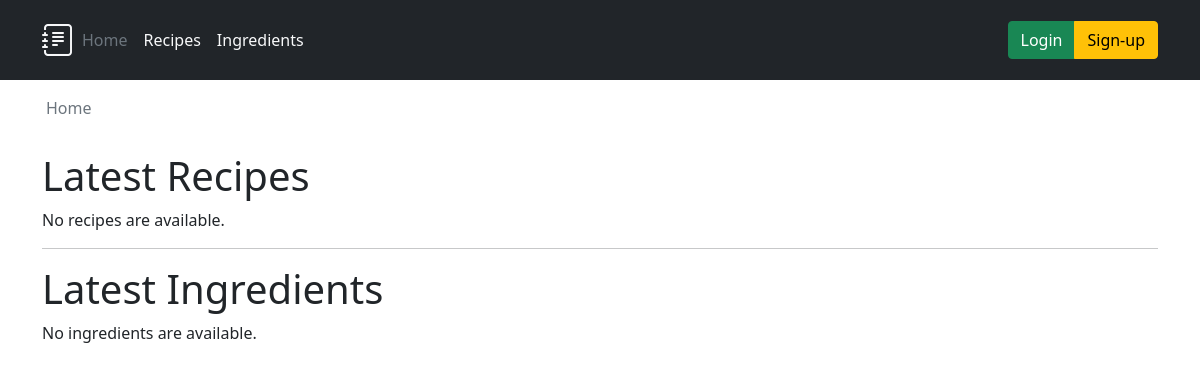
/, run on an earlier commit of the app's database.
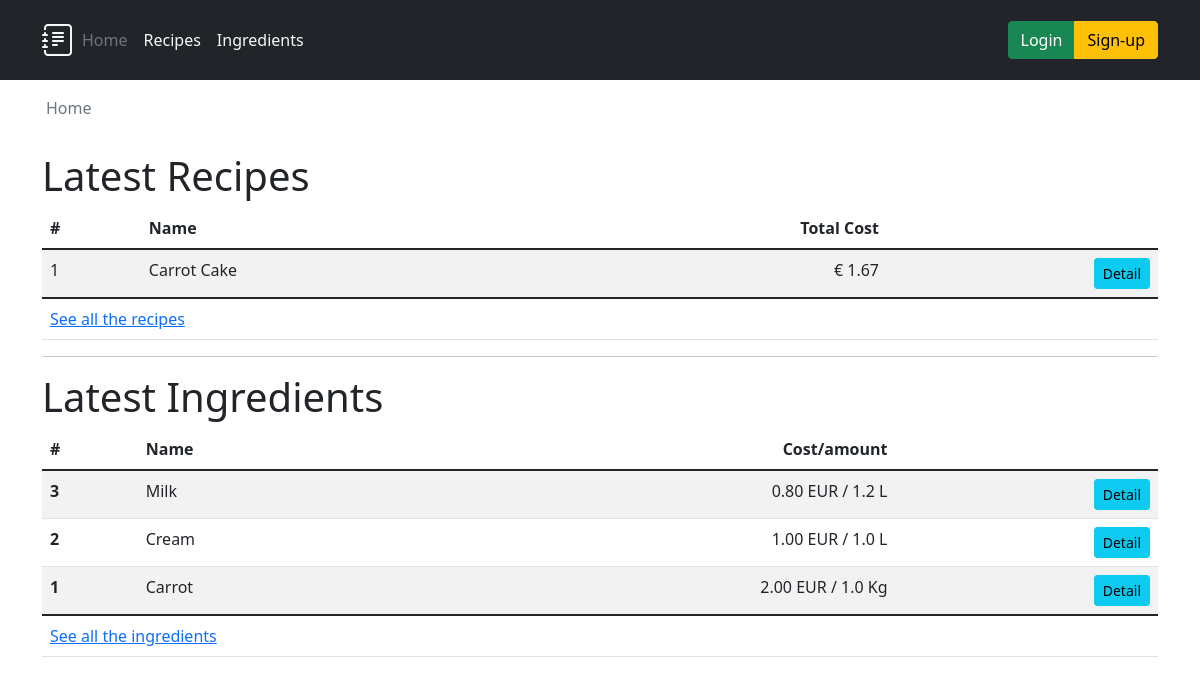
And on a later commit of the database.
### recipes/models.py (models this page shows, shortened)
class Recipe(models.Model):
    class Meta:
        ordering = ('name', )
        verbose_name = 'Recipe'
        verbose_name_plural = 'Recipes'
    name = models.CharField(verbose_name='Recipe name', max_length=256)
    ingredients = models.ManyToManyField(
        Ingredient, verbose_name='Recipe ingredients', through='RecipeIngredient')
    author = models.ForeignKey(User, null=True, on_delete=models.SET_NULL, verbose_name='Recipe author')
    created_at = models.DateTimeField(auto_now=False, auto_now_add=True, verbose_name='Recipe created at')
    updated_at = models.DateTimeField(auto_now=True, auto_now_add=False, verbose_name='Recipe last updated at')
    def total_cost(self) -> float:
        cost = 0
        ingredient: Ingredient
        for ingredient in self.ingredients.all():
            cost += ingredient.recipeingredient_set.get().cost()
        return cost
    @admin.display(description='Total cost')
    def formatted_total_cost(self) -> str:
        return "€ {:.2f}".format(self.total_cost())

class RecipeIngredient(models.Model):
    recipe = models.ForeignKey(Recipe, on_delete=models.CASCADE)
    ingredient = models.ForeignKey(Ingredient, on_delete=models.CASCADE)
    amount = models.FloatField()
    measurement_unit = models.CharField(
        max_length=2, choices=MeasurementUnits.choices)
    def cost(self):
        ingredient_unit = self.ingredient.base_measurement_unit
        ingredient_cost = self.ingredient.minimal_cost()
        recipe_unit = self.measurement_unit
        recipe_amount = self.amount
        recipe_measure = value_to_unit(symbol=recipe_unit, value=recipe_amount)
        converted_recipe_measure = convert_unit(
            recipe_measure, symbol_to_unit(symbol=ingredient_unit))
        converted_recipe_amount = converted_recipe_measure.value
        return converted_recipe_amount * ingredient_cost

### ingredients/models.py (models this page shows, shortened)
class Ingredient(models.Model):
    class Meta:
        ordering = ('name', 'article_number')
        verbose_name = 'Ingredient'
        verbose_name_plural = 'Ingredients'
    name = models.CharField(verbose_name='Ingredient name', max_length=256)
    article_number = models.CharField(
        verbose_name='Article number', max_length=24)
    base_measurement_unit = models.CharField(
        verbose_name='Measurement Unit', max_length=2, choices=MeasurementUnits.choices)
    base_amount = models.FloatField(verbose_name='Buying Amount', default=0)
    cost_per_base_amount = models.DecimalField(
        verbose_name='Cost per buying amount', max_digits=10, decimal_places=2)
    def minimal_cost(self) -> float:
        return float(self.cost_per_base_amount) / self.base_amount
    @admin.display(description='Cost/amount')
    def formatted_cost(self) -> str:
        return f'{self.cost_per_base_amount} EUR / \
            {self.base_amount} {self.base_measurement_unit}'

### home/views.py (the view)
# urls.py: path('', views.index, name='home'),
def index(request):
    return render(
        request,
        'home/index.html',
        {
            'newest_recipes': Recipe.objects.order_by('-created_at')[:5],
            'newest_ingredients': Ingredient.objects.order_by('-id')[:5],
        }
    )

### common/models.py (called while the page is built)
    def convert_to(self, target: Type['BaseUnit']):
        if self.type != target.type:
            raise TypeError(
                f'Impossible to convert from {self.type} to {target.type}: Different unit types')
        return target(self.value)._from_base(self._to_base().value)

    def _from_base(self, value) -> BaseUnit:
        return __class__(value)

    def _to_base(self) -> BaseUnit:
        return Kilogram(self.value / 1000)

    def _from_base(self, value) -> BaseUnit:
        return __class__(value)

    def _to_base(self) -> BaseUnit:
        return __class__(self.value)

    def _to_base(self) -> BaseUnit:
        return Liter(self.value / 100)

### common/services.py (called while the page is built)
def symbol_to_unit(symbol: str):
    symbol_to_unit = {
        Gram.symbol: Gram,
        Kilogram.symbol: Kilogram,
        Centiliter.symbol: Centiliter,
        Liter.symbol: Liter,
        Milliliter.symbol: Milliliter,
        Tonne.symbol: Tonne
    }
    return symbol_to_unit[symbol]

def value_to_unit(symbol: str, value=None) -> BaseUnit:
    return symbol_to_unit(symbol)(value)

def convert_unit(origin: BaseUnit, destiny: Type[BaseUnit]):
    return origin.convert_to(destiny)

### home/templates/home/index.html (shortened to what this page needs)
{% extends 'base.html' %}
{% block header %}{% include "header.html" with active_item="home" %}{% endblock header %}
{% block breadcrumb %}
<li class="breadcrumb-item active" aria-current="page">Home</li>
{% endblock breadcrumb %}
{% block content %}
<h1>Latest Recipes</h1>
{% if newest_recipes %}
<table class="table table-striped table-hover">
    <thead>
        <tr>
            <th>#</th>
            <th>Name</th>
            <th class="text-end">Total Cost</th>
            <th>&nbsp;</th>
        </tr>
    </thead>
    <tbody>
        {% for recipe in newest_recipes %}
        <tr>
            <td>{{ recipe.id }}</td>
            <td>{{ recipe.name }}</td>
            <td class="text-end">{{ recipe.formatted_total_cost }}</td>
            <td class="text-end">
                <div class="btn-group" role="group" aria-label="Recipe management">
                    <a href="{% url 'recipes:detail' recipe.id %}" role="button"
                        class="btn btn-sm btn-info">Detail</a>
                </div>
            </td>
        </tr>
        {% endfor %}
    </tbody>
    <tfoot>
        <tr>
            <td colspan="4">
                <a href="{% url 'recipes:index' %}" role="button">See all the recipes</a>
            </td>
        </tr>
    </tfoot>
</table>
{% else %}
<p>No recipes are available.</p>
{% endif %}
<hr>
<h1>Latest Ingredients</h1>
{% if newest_ingredients %}
<table class="table table-striped table-hover">
    <thead>
        <tr>
            <th>#</th>
            <th>Name</th>
            <th class="text-end">Cost/amount</th>
            <th>&nbsp;</th>
        </tr>
    </thead>
    <tbody>
        {% for ingredient in newest_ingredients %}
        <tr>
            <th>{{ ingredient.id }}</th>
            <td>{{ ingredient.name }}</td>
            <td class="text-end">{{ ingredient.formatted_cost }}</td>
            <td class="text-end">
                <div class="btn-group" role="group" aria-label="Ingredient management">
                    <a href="{% url 'ingredients:detail' ingredient.id %}" role="button"
                        class="btn btn-sm btn-info">Detail</a>
                </div>
            </td>
        </tr>
        {% endfor %}
    </tbody>
    <tfoot>
        <tr>
            <td colspan="4">
                <a href="{% url 'ingredients:index' %}" role="button">See all the ingredients</a>
            </td>
        </tr>
    </tfoot>
</table>
{% else %}
<p>No ingredients are available.</p>
{% endif %}
{% endblock %}

What changed in the data, as far as the page shows it:
added Recipe: id "1", name "Carrot Cake", formatted_total_cost "€ 1.67"
added Ingredient: id "3", name "Milk", formatted_cost "0.80 EUR / 1.2 L"
added Ingredient: id "2", name "Cream", formatted_cost "1.00 EUR / 1.0 L"
added Ingredient: id "1", name "Carrot", formatted_cost "2.00 EUR / 1.0 Kg"
Also different on the page:
text no longer shown: "No recipes are available. No ingredients are available."
text now shown: "# Name Total Cost See all the recipes # Name Cost/amount See all the ingredients"
